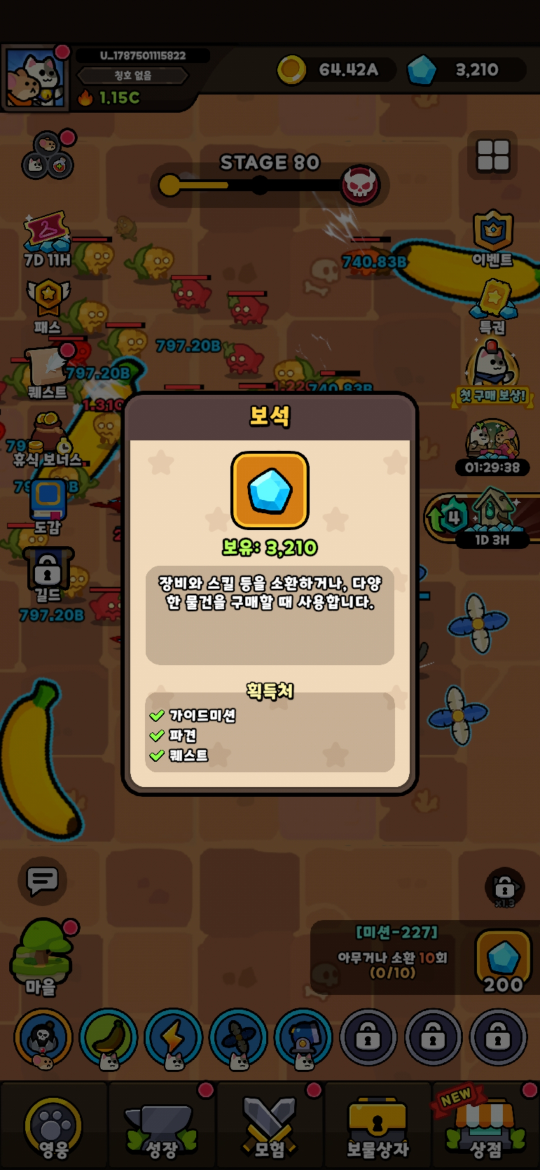
#> input picture docs/ref/33-재화-정보-팝업.jpg, 1080 x 2340 px (shown at 1/2 size)
$ python critB33.py
#> lines starting #> are read from the running program, lines starting #| are printed output that depends on the picture; after the words box and inside, x2 and y2 are one past the last pixel; in counts of white or black regions, pixels touching at a corner belong together; pictures that were not available may be replaced by others from this repository, and a replacement may not be noted
# -*- coding: utf-8 -*-
"""critB33.py — 비평가 B : 33 재화-정보-팝업  ref vs impl  픽셀 차분 감사
   ref : docs/ref/33-재화-정보-팝업.jpg  1080x2340
   cap : docs/review/33-r1.png          1080x1920
   정렬: cap_y = ref_y - 210 , x 1:1
   실행: python3 critB33.py
"""
from PIL import Image, ImageFilter
import numpy as np
from collections import deque

REF='docs/ref/33-재화-정보-팝업.jpg'; CAP='docs/review/33-r1.png'
ref=np.asarray(Image.open(REF).convert('RGB')).astype(int)
cap=np.asarray(Image.open(CAP).convert('RGB')).astype(int)
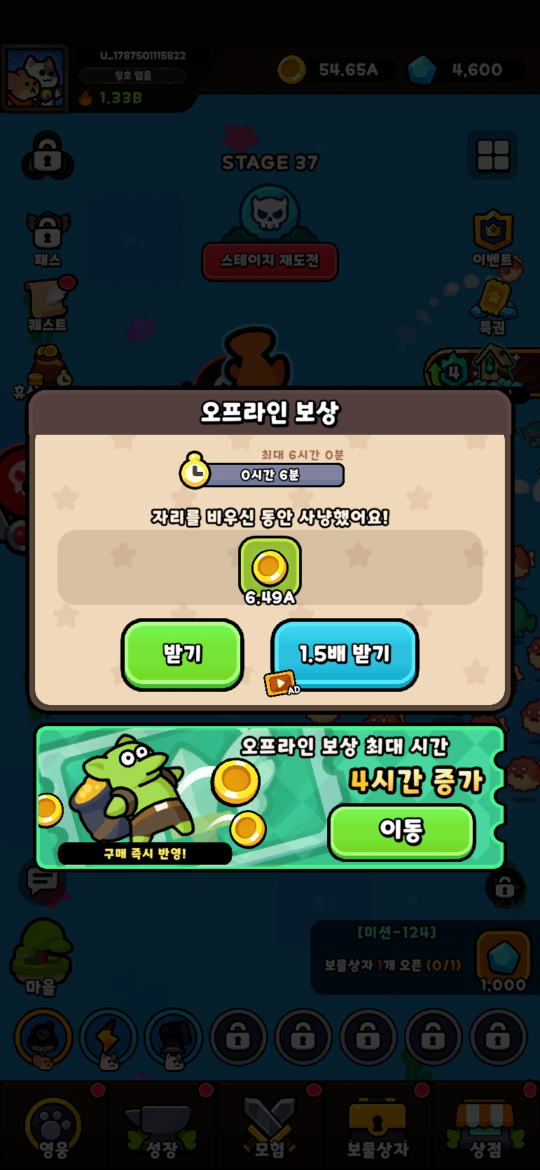
#> input picture docs/ref/01-오프라인보상-팝업.jpg, 1080 x 2340 px, given in place of 33-r1.png, which was not available (shown at 1/2 size)
DY=210
BLACK=lambda p:p.sum()<10
def blur(a,s=1.2):
    return np.asarray(Image.fromarray(a.astype('uint8')).filter(ImageFilter.GaussianBlur(s))).astype(int)
def cc(mask,minpx,k=9):
    md=np.asarray(Image.fromarray((mask*255).astype('uint8')).filter(ImageFilter.MaxFilter(k)))>127
    H,W=md.shape; lab=np.zeros((H,W),int); out=[]
    for y in range(H):
        for x in range(W):
            if md[y,x] and lab[y,x]==0:
                q=deque([(y,x)]); lab[y,x]=1; pts=[]
                while q:
                    a,b=q.popleft(); pts.append((a,b))
                    for dy,dx in ((1,0),(-1,0),(0,1),(0,-1)):
                        ny,nx=a+dy,b+dx
                        if 0<=ny<H and 0<=nx<W and md[ny,nx] and lab[ny,nx]==0:
                            lab[ny,nx]=1; q.append((ny,nx))
                ys=[p[0] for p in pts]; xs=[p[1] for p in pts]
                y0,y1,x0,x1=min(ys),max(ys),min(xs),max(xs)
                core=mask[y0:y1+1,x0:x1+1]
                if core.sum()>=minpx: out.append((core.sum(),x0,y0,x1-x0+1,y1-y0+1,core))
    out.sort(key=lambda t:-t[0]); return out

# ===================== 1. 신뢰도 교차 검증 =====================
print('='*74); print('1. 신뢰도 교차 검증 (내 스캔)'); print('='*74)
def frame(A,o,lab):
    """outer edge = black core run (max ch <=6) extended over its antialias step."""
#> called with o = 0, lab = 'REF'
    def edge(vals, i_core, step):
        j=i_core
        while True:
            k=j+step
            if not (0<=k<len(vals)-2 and 0<=k-2*step<len(vals)): break
            a=vals[k]; b=vals[k+step] if 0<=k+step<len(vals) else a
            if max(a)<=40 and abs(int(max(a))-int(max(b)))>12: j=k
            else: break
        return j
    row=[A[1100+o,x] for x in range(0,1080)]
#> row = 1080 items, first 6: [86, 55, 34], [86, 55, 34], [86, 56, 32], [87, 57, 33], [86, 56, 32], [86, 56, 32]
    col=[A[y+o,540] for y in range(0,A.shape[0]-max(0,-o))]
#> col = 2340 items, first 6: [12, 8, 5], [11, 7, 4], [12, 7, 4], [13, 8, 5], [13, 8, 5], [13, 8, 5]
    core=lambda p:max(p)<=6
    run=lambda v,i,st:all(core(v[i+st*k]) for k in range(6))
    xs=[x for x in range(200,900) if core(row[x])]
#> xs = 62 values from 242 to 837
    ys=[y for y in range(700,1700) if core(col[y])]
#> ys = 48 values from 767 to 1592
    xL=edge(row,min(x for x in xs if x<540 and run(row,x,1)),-1)
#> the loop in edge, `while True:` made 2 passes
#> (a, b) on passes 1 to 2: ([14, 3, 0], [58, 40, 30]), ([58, 40, 30], [74, 48, 33])
#> xL = 241
    xR=edge(row,max(x for x in xs if x>540 and run(row,x,-1)),1)
#> the loop in edge (call 2), `while True:` made 2 passes
#> (a, b) on passes 1 to 2: ([14, 3, 0], [64, 46, 32]), ([64, 46, 32], [83, 56, 37])
#> xR = 838
    tops=[];bots=[]
    for xx in range(420,661,20):
        cl=[A[y+o,xx] for y in range(0,A.shape[0]-max(0,-o))]
        yy=[y for y in range(700,1700) if core(cl[y])]
        tops.append(edge(cl,min(y for y in yy if y<1100 and run(cl,y,1)),-1))
        bots.append(edge(cl,max(y for y in yy if y>1100 and run(cl,y,-1)),1))
#> after the loop, bots = [1593, 1593, 1593, 1593, 1593, 1593, 1593, 1593, 1593, 1593, 1593, 1593, 1593]; tops = [781, 781, 782, 781, 781, 781, 766, 781, 782, 782, 781, 782, 782]
    yT=int(np.median(tops)); yB=int(np.median(bots))
#> after `yT = int(np.median(tops))`: yT = 781
#> after `yB = int(np.median(bots))`: yB = 1593
    print(' %-14s 팝업 border-box : x %d..%d (w %d) | y %d..%d (h %d)'%(lab,xL,xR,xR-xL+1,yT,yB,yB-yT+1))
#|  REF            팝업 border-box : x 241..838 (w 598) | y 781..1593 (h 813)
    ct=[y for y in range(yT,yT+300) if A[y+o,540][0]>215 and A[y+o,540][1]>195 and A[y+o,540][2]>150][0]
#> ct = 881
    hy=(yT+ct)//2
#> hy = 831
    hxs=[x for x in range(xL,xR+1) if max(A[hy+o,x])>40]
#> hxs = 565 values from 249 to 830
    hx0,hx1=min(hxs),max(hxs)
#> hx0 = 249; hx1 = 830
    print(' %-14s 헤더 바         : x %d..%d (w %d) | y %d..%d (h %d)   (본문 크림 시작 y=%d)'%(
          lab,hx0,hx1,hx1-hx0+1,yT+9,ct-1,ct-(yT+9),ct))
#|  REF            헤더 바         : x 249..830 (w 582) | y 790..880 (h 91)   (본문 크림 시작 y=881)
    reg=A[1090+o:1360+o,xL:xR+1]
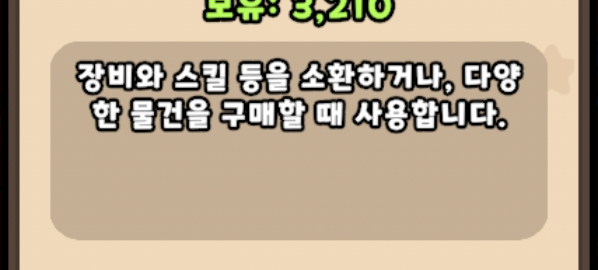
#> reg: shape (270, 598, 3) int64; mean R, G, B 187.2, 169.9, 146.1
    r_,g_,b_=reg[:,:,0],reg[:,:,1],reg[:,:,2]
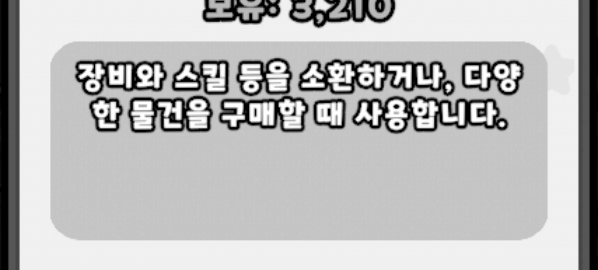
#> r_: shape (270, 598) int64; min 0, max 255, mean 187.2
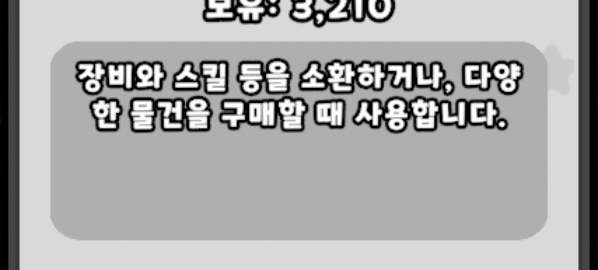
#> g_: shape (270, 598) int64; min 0, max 255, mean 169.9
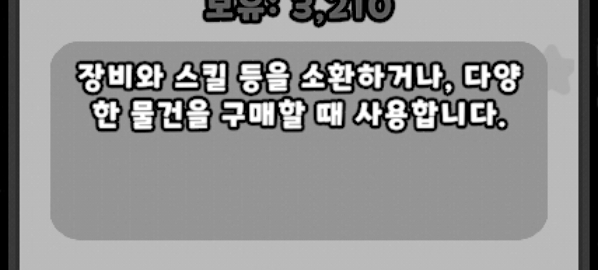
#> b_: shape (270, 598) int64; min 0, max 255, mean 146.1
    pm=(r_>165)&(r_<220)&(g_>145)&(g_<205)&(b_>120)&(b_<180)
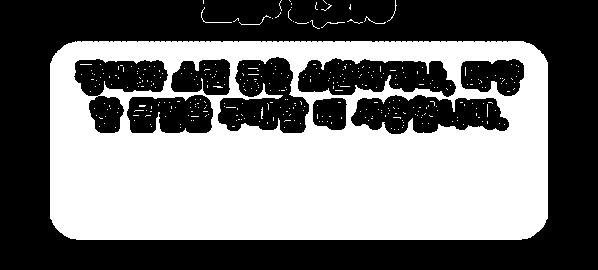
#> pm: shape (270, 598) bool; 46.4% white; 371 white regions (365 under 20 px), largest, box (x1, y1, x2, y2) and area: (50, 41, 548, 240) 73906, (201, 7, 232, 23) 44, (239, 15, 271, 25) 37, (364, 16, 386, 24) 28, (321, 22, 345, 28) 26, (387, 0, 397, 22) 25
    rc=pm.sum(axis=1); idx=np.where(rc>240)[0]; a,b=idx.min(),idx.max()
#> after `rc = pm.sum(axis=1)`: rc = 270 values, max 498 at index 134, min 0 at index 29, mean 277.3
#> after `idx = np.where(rc > 240)[0]`: idx = 140 values from 41 to 239
#> after `a, b = (idx.min(), idx.max())`: a = 41; b = 239
    ix=np.where(pm[a:b].sum(axis=0)>(b-a)*0.5)[0]
#> ix = 498 values from 50 to 547
    print(' %-14s 설명 패널       : x %d..%d (w %d) | y %d..%d (h %d)'%(lab,xL+ix.min(),xL+ix.max(),
          ix.max()-ix.min()+1,1090+a,1090+b,b-a+1))
#|  REF            설명 패널       : x 291..788 (w 498) | y 1131..1329 (h 199)
frame(ref,0,'REF'); frame(cap,-DY,'CAP(→REF좌표)')
#> (the run stopped early here; a loop or call above may not have finished)
